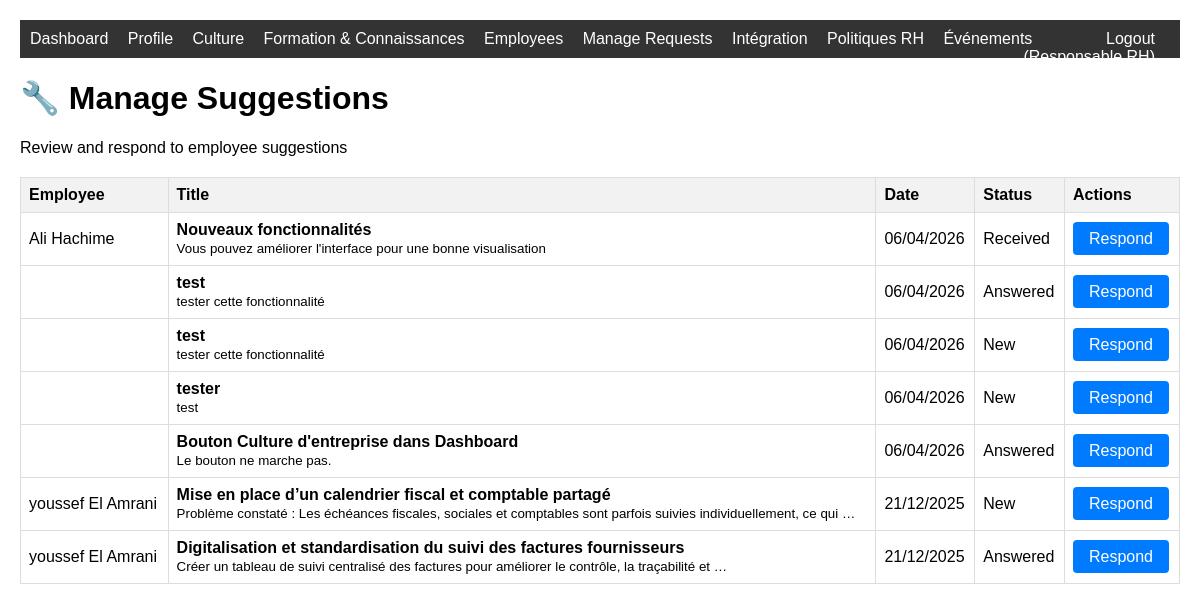
Before: /culture/suggestions/manage/ (signed in) with the older database file.
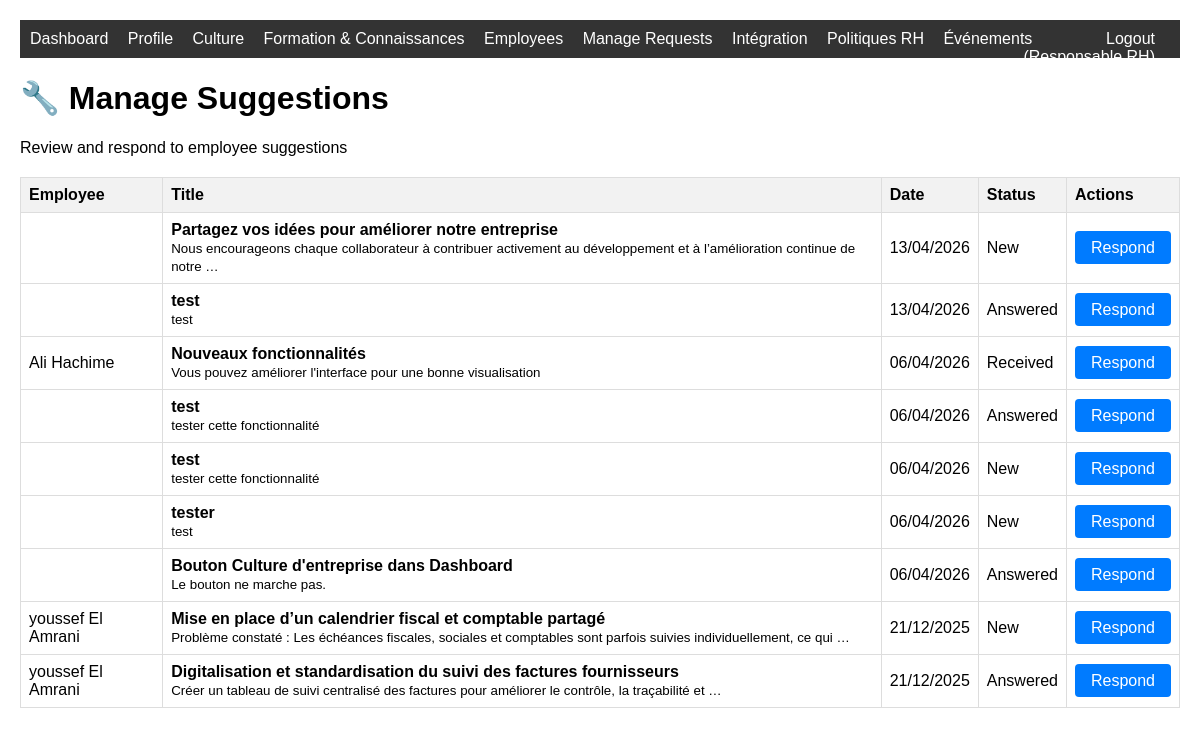
After: the same page with the newer database file.
### company_culture/models.py (models this page shows, shortened)
class EmployeeSuggestion(models.Model):
    STATUS_CHOICES = [
        ('new', 'New'),
        ('received', 'Received'),
        ('answered', 'Answered'),
    ]
    employee = models.ForeignKey(settings.AUTH_USER_MODEL, on_delete=models.CASCADE)
    title = models.CharField(max_length=200)
    suggestion_text = models.TextField()
    date = models.DateTimeField(default=timezone.now)
    status = models.CharField(max_length=10, choices=STATUS_CHOICES, default='new')
    response = models.TextField(blank=True)
    responded_by = models.ForeignKey(settings.AUTH_USER_MODEL, on_delete=models.SET_NULL, null=True, blank=True, related_name='responded_suggestions')
    response_date = models.DateTimeField(null=True, blank=True)
    class Meta:
        ordering = ['-date']

### core/models.py (models this page shows, shortened)
class User(AbstractUser):
    ROLE_CHOICES = [
        ('employee', 'Employee'),
        ('hr_manager', 'Responsable RH'),
        ('hr_director', 'HR Director'),
        ('administrator', 'Administrator'),
    ]
    phone = models.CharField(max_length=20, blank=True, null=True)
    role = models.CharField(max_length=20, choices=ROLE_CHOICES, default='employee')

### company_culture/views.py (the view)
# urls.py: path('suggestions/manage/', views.manage_suggestions, name='manage_suggestions'),
@user_passes_test(is_hr_manager_or_director)
def manage_suggestions(request):
    suggestions = EmployeeSuggestion.objects.all()
    return render(request, 'company_culture/manage_suggestions.html', {'suggestions': suggestions})

### company_culture/views.py (called while the page is built)
def is_hr_manager_or_director(user):
    return user.role in ['hr_manager', 'hr_director']

### templates/company_culture/manage_suggestions.html (shortened to what this page needs)
{% extends 'base.html' %}
{% block content %}
<div class="container-fluid py-4">
    <div class="row mb-4">
        <div class="col-12">
            <h1 class="h3 mb-0">🔧 Manage Suggestions</h1>
            <p class="text-muted">Review and respond to employee suggestions</p>
        </div>
    </div>
    <div class="row">
        <div class="col-12">
            <div class="card shadow">
                <div class="card-body">
                    <div class="table-responsive">
                        <table class="table table-bordered">
                            <thead>
                                <tr>
                                    <th>Employee</th>
                                    <th>Title</th>
                                    <th>Date</th>
                                    <th>Status</th>
                                    <th>Actions</th>
                                </tr>
                            </thead>
                            <tbody>
                                {% for suggestion in suggestions %}
                                <tr>
                                    <td>{{ suggestion.employee.get_full_name }}</td>
                                    <td>
                                        <strong>{{ suggestion.title }}</strong>
                                        <br><small class="text-muted">{{ suggestion.suggestion_text|truncatewords:15 }}</small>
                                    </td>
                                    <td>{{ suggestion.date|date:"d/m/Y" }}</td>
                                    <td>
                                        <span class="badge badge-{% if suggestion.status == 'answered' %}success{% elif suggestion.status == 'received' %}warning{% else %}secondary{% endif %}">
                                            {{ suggestion.get_status_display }}
                                        </span>
                                    </td>
                                    <td>
                                        <a href="{% url 'respond_suggestion' suggestion.pk %}" class="btn btn-sm btn-primary">
                                             Respond
                                        </a>
                                    </td>
                                </tr>
                                {% empty %}
                                <tr>
                                    <td colspan="5" class="text-center text-muted">No suggestions yet</td>
                                </tr>
                                {% endfor %}
                            </tbody>
                        </table>
                    </div>
                </div>
            </div>
        </div>
    </div>
</div>
{% endblock %}

Changed rows visible on the page:
added EmployeeSuggestion: title "Partagez vos idées pour améliorer notre entreprise", suggestion_text "Nous encourageons chaque collaborateur à contribuer activement au développement et à l’amélioration continue de notre …", date "13/04/2026", status "New"
added EmployeeSuggestion: title "test", suggestion_text "test", date "13/04/2026", status "Answered"
